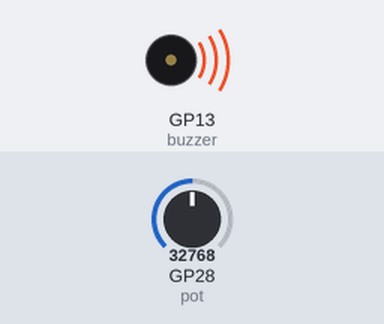
Bench run of a program on a simulated Raspberry Pi Pico running MicroPython. Shown: buzzer (waves = sounding). Inputs (shaded band) come from the test bench; at power-on: GP28 (pot) = 32768 (analog values on the 0–65535 scale).

Above: at 0.1 s.
Timing chart, 0 to 1.6 s (numbered marks = the images above):
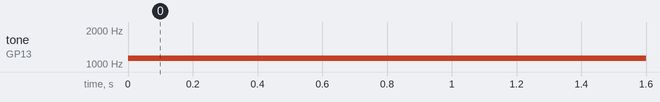

Measured:
- by itself, tone on GP13 (buzzer): silent → 1119 Hz at 0.00 s

The program:

Lab17_pot_buzzer.py
```python
from machine import PWM,Pin,ADC
import time

# 建立 PWM 物件, 並命名為 buzzer
buzzer = PWM(Pin(13))
buzzer.duty_u16(2**15)

# 設定 A2 為類比輸入腳位, 並命名為 pot
pot = ADC(2)

while True:
    # 將可變電阻的值(0~65535)轉換成 262~1976
    frequ = int(pot.read_u16()*1714 / 65535) + 262
    buzzer.freq(frequ)
    time.sleep(0.05)
```
